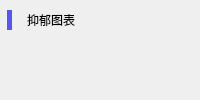
         <widget class="QFrame" name="frame_7">
          <property name="minimumSize">
           <size>
            <width>0</width>
            <height>0</height>
           </size>
          </property>
          <layout class="QVBoxLayout" name="verticalLayout_5" stretch="1,10">
           <property name="spacing">
            <number>0</number>
           </property>
           <property name="leftMargin">
            <number>0</number>
           </property>
           <property name="topMargin">
            <number>0</number>
           </property>
           <property name="rightMargin">
            <number>0</number>
           </property>
           <property name="bottomMargin">
            <number>0</number>
           </property>
           <item>
            <layout class="QHBoxLayout" name="horizontalLayout_40">
             <property name="spacing">
              <number>15</number>
             </property>
             <property name="leftMargin">
              <number>7</number>
             </property>
             <property name="topMargin">
              <number>0</number>
             </property>
             <item>
              <widget class="QLabel" name="label_11">
               <property name="minimumSize">
                <size>
                 <width>5</width>
                 <height>20</height>
                </size>
               </property>
               <property name="maximumSize">
                <size>
                 <width>5</width>
                 <height>20</height>
                </size>
               </property>
               <property name="styleSheet">
                <string notr="true">
background-color: rgb(85,85,255);	
</string>
               </property>
               <property name="text">
                <string/>
               </property>
              </widget>
             </item>
             <item>
              <widget class="QLabel" name="label_19">
               <property name="minimumSize">
                <size>
                 <width>0</width>
                 <height>40</height>
                </size>
               </property>
               <property name="styleSheet">
                <string notr="true"/>
               </property>
               <property name="text">
                <string>抑郁图表</string>
               </property>
              </widget>
             </item>
            </layout>
           </item>
           <item>
            <widget class="QWidget" name="widget" native="true"/>
           </item>
          </layout>
         </widget>
